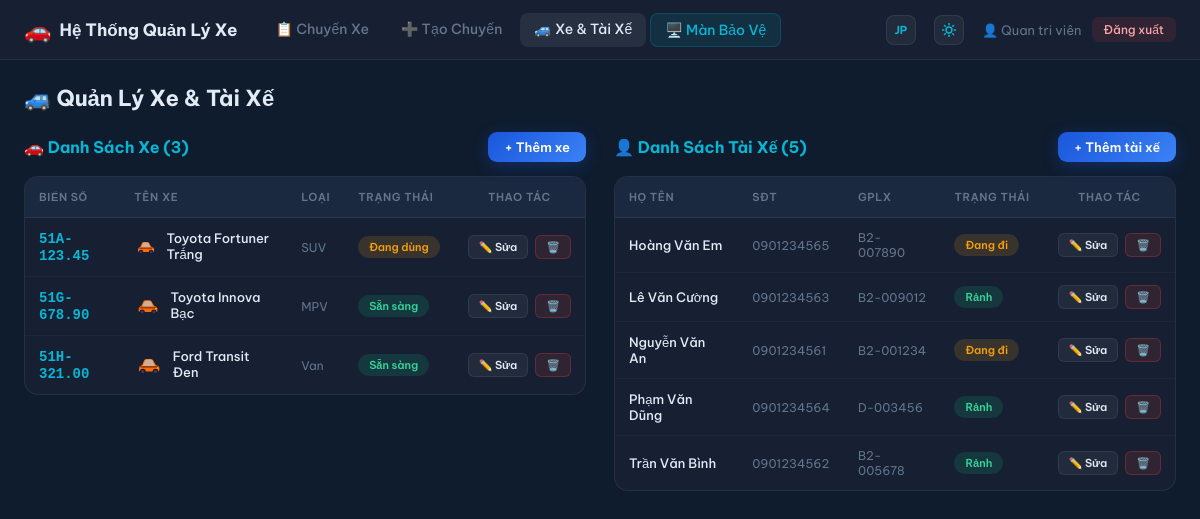
The page /vehicles.php (signed in) on the database its author committed.
### tables this page shows
CREATE TABLE `vehicles` (
  `id` int(11) NOT NULL,
  `plate_number` varchar(20) NOT NULL,
  `vehicle_name` varchar(100) NOT NULL,
  `vehicle_type` varchar(50) DEFAULT 'Sedan',
  `status` enum('available','in_use','maintenance') DEFAULT 'available',
  `notes` text DEFAULT NULL,
  `created_at` timestamp NOT NULL DEFAULT current_timestamp()
);

CREATE TABLE `drivers` (
  `id` int(11) NOT NULL,
  `full_name` varchar(100) NOT NULL,
  `phone` varchar(20) DEFAULT NULL,
  `license_number` varchar(50) DEFAULT NULL,
  `status` enum('available','on_trip','off') DEFAULT 'available',
  `created_at` timestamp NOT NULL DEFAULT current_timestamp()
);

### includes/auth.php (called while the page is built, shortened)
<?php
function currentUser() {
    return [
        'id'        => $_SESSION['user_id'] ?? null,
        'username'  => $_SESSION['username'] ?? '',
        'full_name' => $_SESSION['full_name'] ?? '',
        'role'      => $_SESSION['role'] ?? 'staff',
    ];
}

### vehicles.php (the view, shortened to what this page needs)
<?php
require_once 'includes/config.php';
require_once 'includes/auth.php';
$user = currentUser();
if (isset($_GET['lang'])) {
    $lang = $_GET['lang'];
    $_SESSION['lang'] = $lang;
} else {
    $lang = $_SESSION['lang'] ?? 'vi';
}
$txt = $lang_pack[$lang];
$vStatusMap = ['available' => $txt['v_available'], 'in_use' => $txt['v_in_use'], 'maintenance' => $txt['v_maintenance']];
$dStatusMap = ['available' => $txt['d_available'], 'on_trip' => $txt['d_on_trip'], 'off' => $txt['d_off']];
$vehicles = $pdo->query("SELECT * FROM vehicles ORDER BY plate_number")->fetchAll();
$drivers  = $pdo->query("SELECT * FROM drivers ORDER BY full_name")->fetchAll();
?>
<!DOCTYPE html>
<html lang="<?= $lang ?>">
<head>
<link rel="stylesheet" href="assets/css/panel.css">
</head>
<body>
<nav class="navbar">
    <div class="nav-brand"><span class="nav-icon">🚗</span><span><?= SITE_NAME ?></span></div>
    <div class="nav-links">
        <a href="index.php"><?= $txt['nav_trips'] ?></a>
        <a href="trip_form.php"><?= $txt['nav_create'] ?></a>
        <a href="vehicles.php" class="active"><?= $txt['nav_vehicles'] ?></a>
        <a href="dashboard.php" target="_blank" class="nav-dashboard"><?= $txt['nav_dashboard'] ?></a>
    </div>
    <div class="nav-user">
        <a href="?lang=<?= $lang === 'vi' ? 'jp' : 'vi' ?>" class="lang-toggle-btn" title="Chuyển đổi ngôn ngữ / 言語切替">
            <?= $lang === 'vi' ? 'JP' : 'VI' ?>
        </a>
        <button id="theme-toggle" class="theme-toggle-btn" title="Thay đổi giao diện Sáng / Tối">
        </button>
        <span>👤 <?= sanitize($user['full_name']) ?></span>
        <a href="logout.php" class="btn-logout"><?= $txt['logout'] ?></a>
    </div>
</nav>
<div class="container">
    <h2 style="margin-bottom:20px;font-size:22px;font-weight:700"><?= $txt['title'] ?></h2>
    <div style="display:grid;grid-template-columns:1fr 1fr;gap:28px">
        <div>
            <div class="section-header">
                <h3><?= $txt['list_vehicles'] ?> (<?= count($vehicles) ?>)</h3>
                <button class="btn-primary" style="font-size:13px;padding:7px 16px" onclick="openAddVehicle()"><?= $txt['btn_add_vehicle'] ?></button>
            </div>
            <div class="table-wrap">
                <table class="data-table">
                    <thead>
                        <tr>
                            <th><?= $txt['th_plate'] ?></th>
                            <th><?= $txt['th_name'] ?></th>
                            <th><?= $txt['th_type'] ?></th>
                            <th><?= $txt['th_status'] ?></th>
                            <th style="text-align:center"><?= $txt['th_actions'] ?></th>
                        </tr>
                    </thead>
                    <tbody>
                    <?php foreach ($vehicles as $v): ?>
                    <tr>
                        <td><span class="plate"><?= sanitize($v['plate_number']) ?></span></td>
                        <td style="font-weight:500; display:flex; align-items:center; gap:8px;">
                            <?= getVehicleSVG($v['icon'] ?? 'sedan', $v['icon_color'] ?? '#FF6B00', 'normal', 32, 32) ?>
                            <span><?= sanitize($v['vehicle_name']) ?></span>
                        </td>
                        <td style="color:var(--gray);font-size:12px"><?= sanitize($v['vehicle_type']) ?></td>
                        <td>
                            <span class="badge vbadge-<?= $v['status'] ?>"><?= $vStatusMap[$v['status']] ?></span>
                        </td>
                        <td style="text-align:center;white-space:nowrap">
                            <button class="btn-sm edit" onclick='openEditVehicle(<?= json_encode($v) ?>)'><?= $txt['btn_edit'] ?></button>
                            <form method="POST" style="display:inline" onsubmit="return confirm('<?= $txt['confirm_del_v'] ?>')">
                                <button type="submit" class="btn-danger">🗑️</button>
                            </form>
                        </td>
                    </tr>
                    <?php endforeach; ?>
                    </tbody>
                </table>
            </div>
        </div>
        <div>
            <div class="section-header">
                <h3><?= $txt['list_drivers'] ?> (<?= count($drivers) ?>)</h3>
                <button class="btn-primary" style="font-size:13px;padding:7px 16px" onclick="openAddDriver()"><?= $txt['btn_add_driver'] ?></button>
            </div>
            <div class="table-wrap">
                <table class="data-table">
                    <thead>
                        <tr>
                            <th><?= $txt['th_fullname'] ?></th>
                            <th><?= $txt['th_phone'] ?></th>
                            <th><?= $txt['th_license'] ?></th>
                            <th><?= $txt['th_status'] ?></th>
                            <th style="text-align:center"><?= $txt['th_actions'] ?></th>
                        </tr>
                    </thead>
                    <tbody>
                    <?php foreach ($drivers as $d): ?>
                    <tr>
                        <td style="font-weight:500"><?= sanitize($d['full_name']) ?></td>
                        <td style="font-size:12px;color:var(--gray)"><?= sanitize($d['phone']) ?></td>
                        <td style="font-size:12px;color:var(--gray)"><?= sanitize($d['license_number']) ?></td>
                        <td>
                            <span class="badge vbadge-<?= $d['status'] ?>"><?= $dStatusMap[$d['status']] ?></span>
                        </td>
                        <td style="text-align:center;white-space:nowrap">
                            <button class="btn-sm edit" onclick='openEditDriver(<?= json_encode($d) ?>)'><?= $txt['btn_edit'] ?></button>
                            <form method="POST" style="display:inline" onsubmit="return confirm('<?= $txt['confirm_del_d'] ?>')">
                                <button type="submit" class="btn-danger">🗑️</button>
                            </form>
                        </td>
                    </tr>
                    <?php endforeach; ?>
                    </tbody>
                </table>
            </div>
        </div>
    </div>
</div>
</body>
</html>

### includes/config.php (shortened to what this page needs)
<?php
function sanitize($str) {
    return htmlspecialchars(trim($str), ENT_QUOTES, 'UTF-8');
}
function darkenColor($hex, $factor = 0.6) {
    $hex = str_replace('#', '', $hex);
    $r = hexdec(substr($hex, 0, 2));
    $g = hexdec(substr($hex, 2, 2));
    $b = hexdec(substr($hex, 4, 2));
    $r = max(0, min(255, round($r * $factor)));
    $g = max(0, min(255, round($g * $factor)));
    $b = max(0, min(255, round($b * $factor)));
    return sprintf("#%02x%02x%02x", $r, $g, $b);
}
function lightenColor($hex, $add = 60) {
    $hex = str_replace('#', '', $hex);
    $r = hexdec(substr($hex, 0, 2));
    $g = hexdec(substr($hex, 2, 2));
    $b = hexdec(substr($hex, 4, 2));
    $r = max(0, min(255, $r + $add));
    $g = max(0, min(255, $g + $add));
    $b = max(0, min(255, $b + $add));
    return sprintf("#%02x%02x%02x", $r, $g, $b);
}
function getVehicleBodyMarkup($type, $c, $dark, $light, $win, $wheel, $rim) {
    switch ($type) {
        case 'sedan':
            return '
            <path d="M8 30 L8 34 Q8 36 10 36 L38 36 Q40 36 40 34 L40 30 Q40 28 38 27 L34 25 L30 18 Q29 16 26 16 L20 16 Q17 16 16 18 L13 25 L10 27 Q8 28 8 30Z" fill="' . $c . '"/>
            <path d="M14 27 L33 27 L29.5 19 Q28.5 17 26 17 L21 17 Q18.5 17 17.5 19Z" fill="' . $win . '" opacity="0.9"/>
            <path d="M8 30 L40 30 L38 27 L10 27Z" fill="' . $dark . '"/>
            <circle cx="14" cy="36" r="4.5" fill="' . $wheel . '"/><circle cx="14" cy="36" r="2.5" fill="' . $rim . '"/>
            <circle cx="34" cy="36" r="4.5" fill="' . $wheel . '"/><circle cx="34" cy="36" r="2.5" fill="' . $rim . '"/>
            <rect x="36" y="29" width="3" height="2" rx="1" fill="#FCD34D" opacity="0.9"/>
            <rect x="9" y="29" width="3" height="2" rx="1" fill="#F87171" opacity="0.7"/>';
    }
}
function getVehicleSVG($type, $color, $state = 'normal', $width = 48, $height = 48) {
    $isOffline = ($state === 'offline');
    $isSelected = ($state === 'selected');
    $c = $isOffline ? '#555555' : $color;
    $bodyOpacity = $isOffline ? '0.35' : '1';
    $ring = $isSelected
        ? '<circle cx="24" cy="24" r="22" fill="none" stroke="' . $c . '" stroke-width="1.5" stroke-dasharray="4 3" opacity="0.7"/>'
        : '';
    $glow = $isSelected
        ? '<filter id="glow"><feGaussianBlur stdDeviation="2" result="blur"/><feMerge><feMergeNode in="blur"/><feMergeNode in="SourceGraphic"/></feMerge></filter>'
        : '';
    $filterAttr = $isSelected ? ' filter="url(#glow)"' : '';
    $dark = darkenColor($c === '#555555' ? '#888888' : $c);
    $light = lightenColor($c === '#555555' ? '#555555' : $c, 60);
    $win = 'rgba(180,220,255,0.65)';
    $wheel = '#1a1a2e';
    $rim = '#3a3a5e';
    $whiteStyle = '';
    $bodyMarkup = getVehicleBodyMarkup($type, $c, $dark, $light, $win, $wheel, $rim);
    $g = '<g opacity="' . $bodyOpacity . '"' . $filterAttr . '>' . $bodyMarkup . '</g>';
    return '<svg xmlns="http://www.w3.org/2000/svg" viewBox="0 0 48 48" width="' . $width . '" height="' . $height . '"' . $whiteStyle . '><defs>' . $glow . '</defs>' . $ring . $g . '</svg>';
}

### assets/css/panel.css (style rules this page uses)
* { margin: 0; padding: 0; box-sizing: border-box; }
:root { --navy: #0f1c2e; --navy2: #162032; --navy3: #1a2840; --blue: #1a56db; --blue2: #3b82f6; --cyan: #06b6d4; --green: #10b981; --yellow: #f59e0b; --red: #ef4444; --purple: #8b5cf6; --teal: #14b8a6; --white: #e2eaf6; --gray: #64748b; --border: rgba(255,255,255,0.07); }
body { font-family: 'Be Vietnam Pro', sans-serif; background: var(--navy); color: var(--white); min-height: 100vh; }
.navbar { background: var(--navy2); border-bottom: 1px solid var(--border); padding: 0 24px; display: flex; align-items: center; height: 60px; gap: 8px; position: sticky; top: 0; z-index: 100; }
.nav-brand { display: flex; align-items: center; gap: 8px; font-weight: 700; font-size: 17px; color: var(--white); margin-right: 16px; text-decoration: none; }
.nav-icon { font-size: 22px; }
.nav-links { display: flex; gap: 4px; flex: 1; }
.nav-links a { padding: 7px 14px; border-radius: 8px; color: var(--gray); text-decoration: none; font-size: 14px; font-weight: 500; transition: background 0.15s, color 0.15s; }
.nav-links a:hover, .nav-links a.active { background: rgba(255,255,255,0.07); color: var(--white); }
.nav-links a.nav-dashboard { background: rgba(6,182,212,0.1); color: var(--cyan); border: 1px solid rgba(6,182,212,0.2); }
.nav-user { display: flex; align-items: center; gap: 10px; font-size: 13px; color: var(--gray); margin-left: auto; }
.btn-logout { padding: 5px 12px; border-radius: 7px; background: rgba(239,68,68,0.12); color: #fca5a5; text-decoration: none; font-size: 12px; font-weight: 500; transition: background 0.15s; }
.container { padding: 24px; max-width: 1500px; margin: 0 auto; }
.btn-primary { padding: 9px 20px; background: linear-gradient(135deg, var(--blue), var(--blue2)); border: none; border-radius: 9px; color: white; font-family: inherit; font-size: 14px; font-weight: 600; cursor: pointer; text-decoration: none; display: inline-flex; align-items: center; gap: 6px; transition: transform 0.15s, box-shadow 0.15s; box-shadow: 0 4px 16px rgba(26,86,219,0.3); }
.table-wrap { background: var(--navy2); border: 1px solid var(--border); border-radius: 14px; overflow: hidden; overflow-x: auto; }
.data-table { width: 100%; border-collapse: collapse; font-size: 13px; }
.data-table thead th { background: var(--navy3); padding: 13px 14px; text-align: left; color: var(--gray); font-size: 11px; text-transform: uppercase; letter-spacing: 0.6px; font-weight: 600; border-bottom: 1px solid var(--border); white-space: nowrap; }
.data-table tbody tr { border-bottom: 1px solid rgba(255,255,255,0.03); transition: background 0.1s; }
.data-table tbody tr:last-child { border-bottom: none; }
.data-table td { padding: 12px 14px; vertical-align: middle; }
.plate { font-weight: 700; font-size: 14px; font-family: monospace; color: var(--cyan); }
.badge { display: inline-block; padding: 4px 11px; border-radius: 99px; font-size: 11px; font-weight: 600; white-space: nowrap; }
.btn-sm { padding: 4px 10px; border-radius: 6px; font-size: 11px; font-weight: 600; cursor: pointer; border: 1px solid transparent; font-family: inherit; margin-right: 4px; text-decoration: none; display: inline-block; transition: background 0.15s; }
.btn-sm.edit { background: rgba(255,255,255,0.05); color: var(--white); border-color: var(--border); }

### rows shown on the page
vehicles: plate_number "51A-123.45", vehicle_name "Toyota Fortuner Trắng", vehicle_type "SUV", status "Đang dùng"
vehicles: plate_number "51G-678.90", vehicle_name "Toyota Innova Bạc", vehicle_type "MPV", status "Sẵn sàng"
vehicles: plate_number "51H-321.00", vehicle_name "Ford Transit Đen", vehicle_type "Van", status "Sẵn sàng"
drivers: full_name "Hoàng Văn Em", phone "0901234565", license_number "B2-007890", status "Đang đi"
drivers: full_name "Lê Văn Cường", phone "0901234563", license_number "B2-009012", status "Rảnh"
drivers: full_name "Nguyễn Văn An", phone "0901234561", license_number "B2-001234", status "Đang đi"
drivers: full_name "Phạm Văn Dũng", phone "0901234564", license_number "D-003456", status "Rảnh"
drivers: full_name "Trần Văn Bình", phone "0901234562", license_number "B2-005678", status "Rảnh"

### other values the page prints
SITE_NAME "Hệ Thống Quản Lý Xe"
$txt['nav_trips'] "📋 Chuyến Xe"
$txt['nav_create'] "➕ Tạo Chuyến"
$txt['nav_vehicles'] "🚙 Xe & Tài Xế"
$txt['nav_dashboard'] "🖥️ Màn Bảo Vệ"
$user['full_name'] "Quan tri viên"
$txt['logout'] "Đăng xuất"
$txt['title'] "🚙 Quản Lý Xe & Tài Xế"
$txt['list_vehicles'] "🚗 Danh Sách Xe"
count($vehicles) "3"
$txt['btn_add_vehicle'] "+ Thêm xe"
$txt['th_plate'] "BIỂN SỐ"
$txt['th_name'] "TÊN XE"
$txt['th_type'] "LOẠI"
$txt['th_status'] "TRẠNG THÁI"
